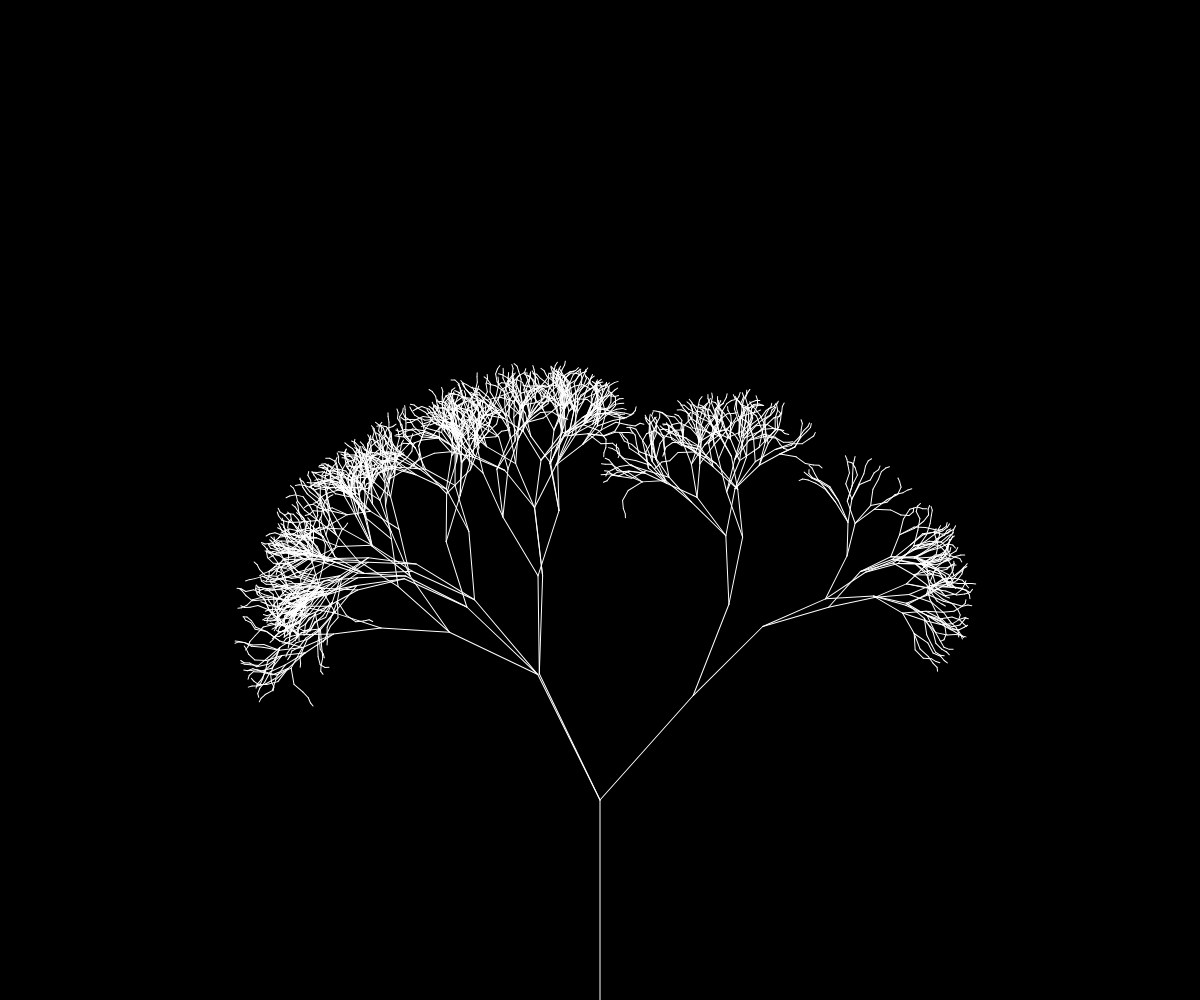
Frame 1 (no input)
Frame 60 (no input): identical to frame 1, image omitted
Frame 120 (the mouse pressed at the canvas centre since frame 60): identical to frame 1, image omitted

The p5.js sketch that drew this single still picture (run headless with seeded random() and noise() and a simulated clock; from frame 60 on, the mouse is pressed at the canvas centre):

// p5.js sketch
// ── sketch.js
let root;

function setup() {
  createCanvas(windowWidth, windowHeight);

  background(0);
  stroke(255);
  translate(width / 2, height );

  branch(200);
}

function draw() {
  // draw a tree every 5 seconds
  if (frameCount % 150 === 0) {
    background(0);
    stroke(255);
    translate(width / 2, height );
  
    branch(200);
  }
}

function branch(len = 10) {
  line(0, 0, 0, -len);

  translate(0, -len);

  if (len <= 4) {
    return;
  }

  let numberOfBranches = len > 20 ? random(1, 3) : 1;

  for (let i = 0; i < numberOfBranches; i++) {
    let newLen = len * 0.70;
    let newAngle = random(-PI / 4, PI / 4);
    push();

    rotate(newAngle);
    branch(newLen);
    
    pop();
  }
}

function windowResized() {
  resizeCanvas(windowWidth, windowHeight);
  background(0);
  translate(width / 2, height );
  branch(200);
}
